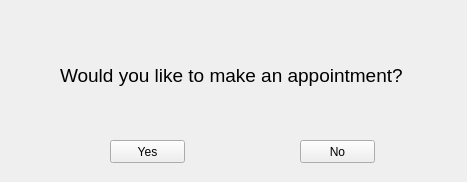
<?xml version="1.0" encoding="UTF-8"?>
<ui version="4.0">
 <class>Form</class>
 <widget class="QWidget" name="Form">
  <property name="geometry">
   <rect>
    <x>0</x>
    <y>0</y>
    <width>467</width>
    <height>182</height>
   </rect>
  </property>
  <property name="windowTitle">
   <string>Form</string>
  </property>
  <widget class="QLabel" name="label">
   <property name="geometry">
    <rect>
     <x>60</x>
     <y>40</y>
     <width>351</width>
     <height>71</height>
    </rect>
   </property>
   <property name="font">
    <font>
     <pointsize>14</pointsize>
    </font>
   </property>
   <property name="text">
    <string>Would you like to make an appointment?</string>
   </property>
  </widget>
  <widget class="QPushButton" name="pushButton">
   <property name="geometry">
    <rect>
     <x>110</x>
     <y>140</y>
     <width>75</width>
     <height>23</height>
    </rect>
   </property>
   <property name="text">
    <string>Yes</string>
   </property>
  </widget>
  <widget class="QPushButton" name="pushButton_2">
   <property name="geometry">
    <rect>
     <x>300</x>
     <y>140</y>
     <width>75</width>
     <height>23</height>
    </rect>
   </property>
   <property name="text">
    <string>No</string>
   </property>
  </widget>
 </widget>
 <resources/>
 <connections/>
</ui>
